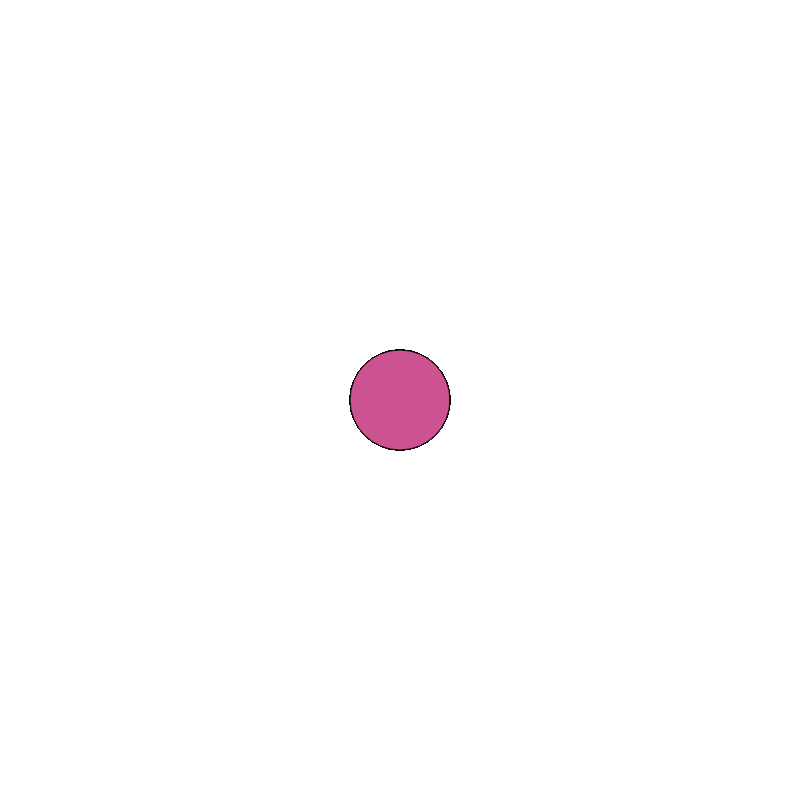
Frame 1 (no input)
Frame 60 (no input): identical to frame 1, image omitted
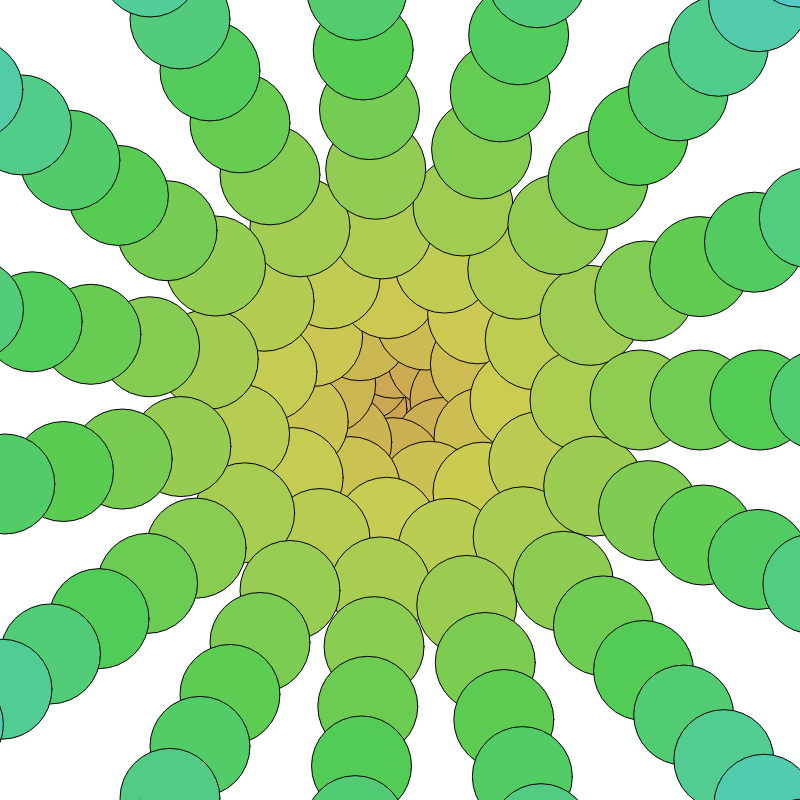
Frame 120 (the mouse pressed at the canvas centre since frame 60)

The p5.js sketch that drew these frames (run headless with seeded random() and noise() and a simulated clock; from frame 60 on, the mouse is pressed at the canvas centre):

// p5.js sketch
// ── sketch.js
function setup() {
  createCanvas(800, 800);
  colorMode(HSB)
}

function draw() {
  background(200)

  var redColor = 255;

  fill(redColor, 0, 0);

  // for ( var sizeOfCircle = 100; sizeOfCircle > 0; sizeOfCircle = sizeOfCircle - 10; ) {
  var MyVar = 0;
  var numOfLoop = 300;
  var circleSize = 100;
  for ( var i = 0; i < numOfLoop; i++ ) {
    var theta = i * ((Math.PI * 2) / numOfLoop) * (mouseY * 0.1);
    var radius = i * mouseX * 0.01;

    var xPos = Math.cos(theta) * radius + width/2;
    var yPos = Math.sin(theta) * radius + height/2;

    fill(30 + i / numOfLoop * 300, 60, 80);
    ellipse(xPos, yPos, circleSize, circleSize );
  }

}
